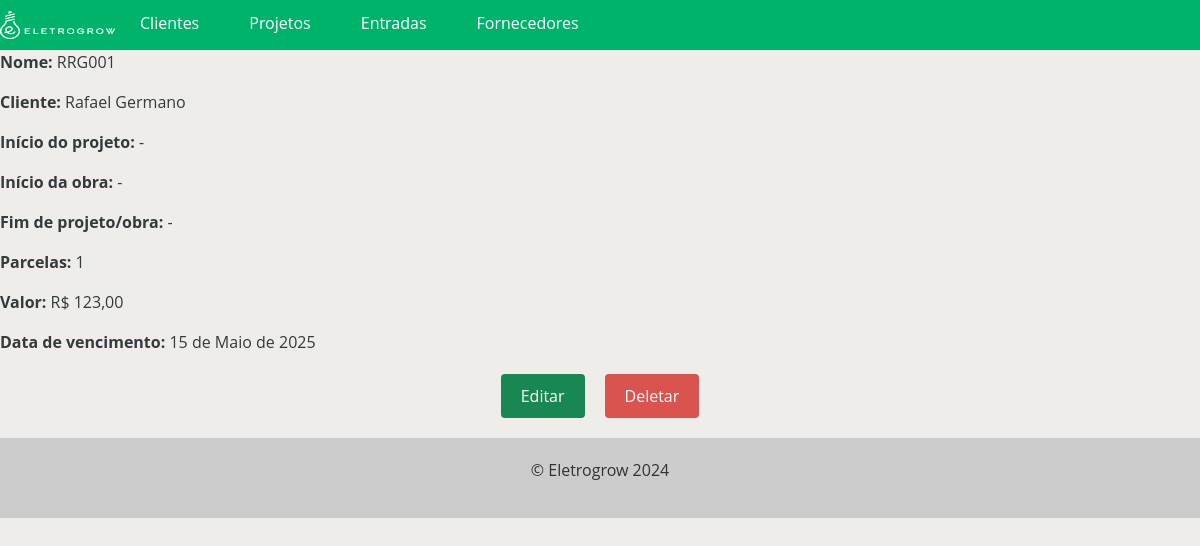
The app's page /project/detail/2 with its own data.
### projects/models.py (models this page shows, shortened)
class ModelProject(models.Model):
    name = models.CharField(max_length=6, unique=True, verbose_name='Nome')
    client = models.ForeignKey(ModelClient, on_delete=models.CASCADE, related_name='projects', verbose_name='Cliente')
    start_project = models.DateField(blank=True, null=True, verbose_name='Início do projeto')
    start_work = models.DateField(blank=True, null=True, verbose_name='Início da obra')
    end_project = models.DateField(blank=True, null=True, verbose_name='Fim de projeto/obra')
    parcel = models.PositiveIntegerField(default=1, verbose_name='Parcelas')
    value = models.FloatField(blank=True, null=True, verbose_name='Valor')
    due_date = models.DateField(blank=True, null=True, verbose_name='Data de vencimento')

### clients/models.py (models this page shows, shortened)
class ModelClient(models.Model):
    name = models.CharField(max_length=300, unique=True, verbose_name='Nome')
    phone = PhoneNumberField(blank=True, null=True, region='BR', verbose_name='Telefone')
    email = models.EmailField(blank=True, null=True, verbose_name='E-mail')
    address = models.CharField(blank=True, null=True, verbose_name='Endereço')
    neighborhood = models.CharField(blank=True, null=True, verbose_name='Bairro')
    city = models.CharField(blank=True, null=True, verbose_name='Cidade')
    state = BRStateField(blank=True, null=True, verbose_name='Estado')
    cep = BRPostalCodeField(blank=True, null=True, verbose_name='CEP')
    cpf = BRCPFField(blank=True, null=True, verbose_name='CPF')
    cnpj = BRCNPJField(blank=True, null=True, verbose_name='CNPJ')
    def __str__(self):
        return self.name

### projects/views.py (the view)
# urls.py: path('detail/<int:pk>', DetailProject.as_view(), name='detail_project'),
class DetailProject(DetailView):
    model = ModelProject
    template_name = 'detail_project.html'

### projects/templates/detail_project.html (shortened to what this page needs)
{% extends "base.html" %}
{% block content %}
  <div class="project">
    <p><strong>Nome:</strong> {{ object.name }}</p>
    <p><strong>Cliente:</strong> {{ object.client }}</p>
    <p><strong>Início do projeto:</strong> {{ object.start_project|default_if_none:"-" }}</p>
    <p><strong>Início da obra:</strong> {{ object.start_work|default_if_none:"-" }}</p>
    <p><strong>Fim de projeto/obra:</strong> {{ object.end_project|default_if_none:"-" }}</p>
    <p><strong>Parcelas:</strong> {{ object.parcel|default_if_none:"-" }}</p>
    <p><strong>Valor:</strong> R$ {{ object.value|default_if_none:"-"|floatformat:2 }}</p>
    <p><strong>Data de vencimento:</strong>  {{ object.due_date|default_if_none:"-" }}</p>
  </div>
    <div class="buttons-container">
      <a href="{% url 'update_project' pk=object.pk %}" class="btn btn-success">Editar</a>
      <a href="{% url 'delete_project' pk=object.pk %}" class="btn btn-danger">Deletar</a>
    </div>
{% endblock %}

### app/templates/base.html (style rules this page uses)
body { font-family: 'Open Sans', sans-serif; color: light-dark(#333b3c, #efefec); background-color: light-dark(#efedea, #223a2c); margin: 0; padding: 0; }

### projects/templates/detail_project.html (style rules this page uses)
.buttons-container { display: flex; justify-content: center; margin-top: 20px; margin-bottom: 20px; }
.btn { display: inline-block; border: none; padding: 10px 20px; font-size: 16px; border-radius: 4px; cursor: pointer; margin: 0 10px; }
.btn-danger { background-color: #d9534f; text-decoration: none !important; }
a { text-decoration: none !important; }

### records on screen
ModelProject: name "RRG001", client "Rafael Germano", start_project "-", start_work "-", end_project "-", parcel "1", value "123,00", due_date "15 de Maio de 2025"
